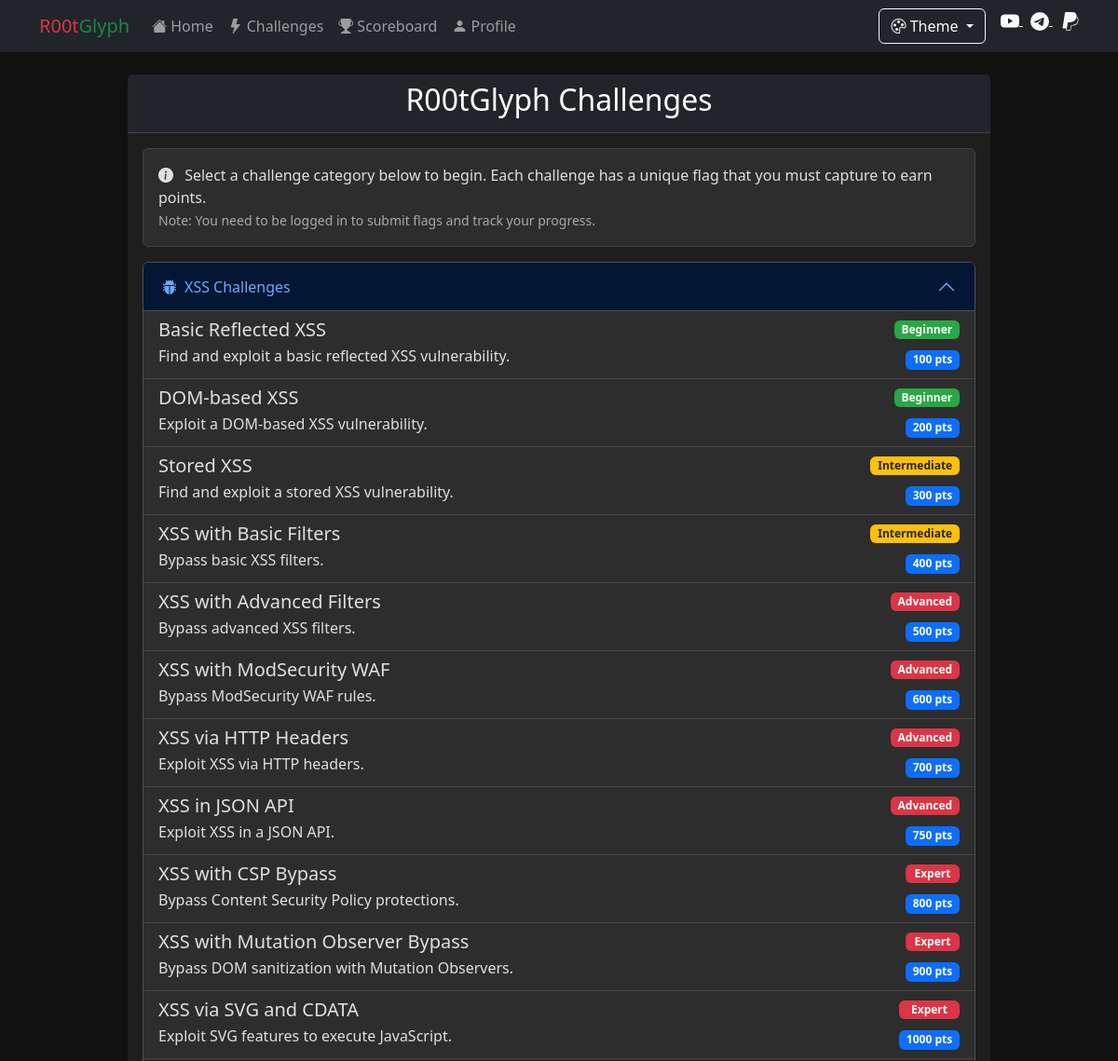
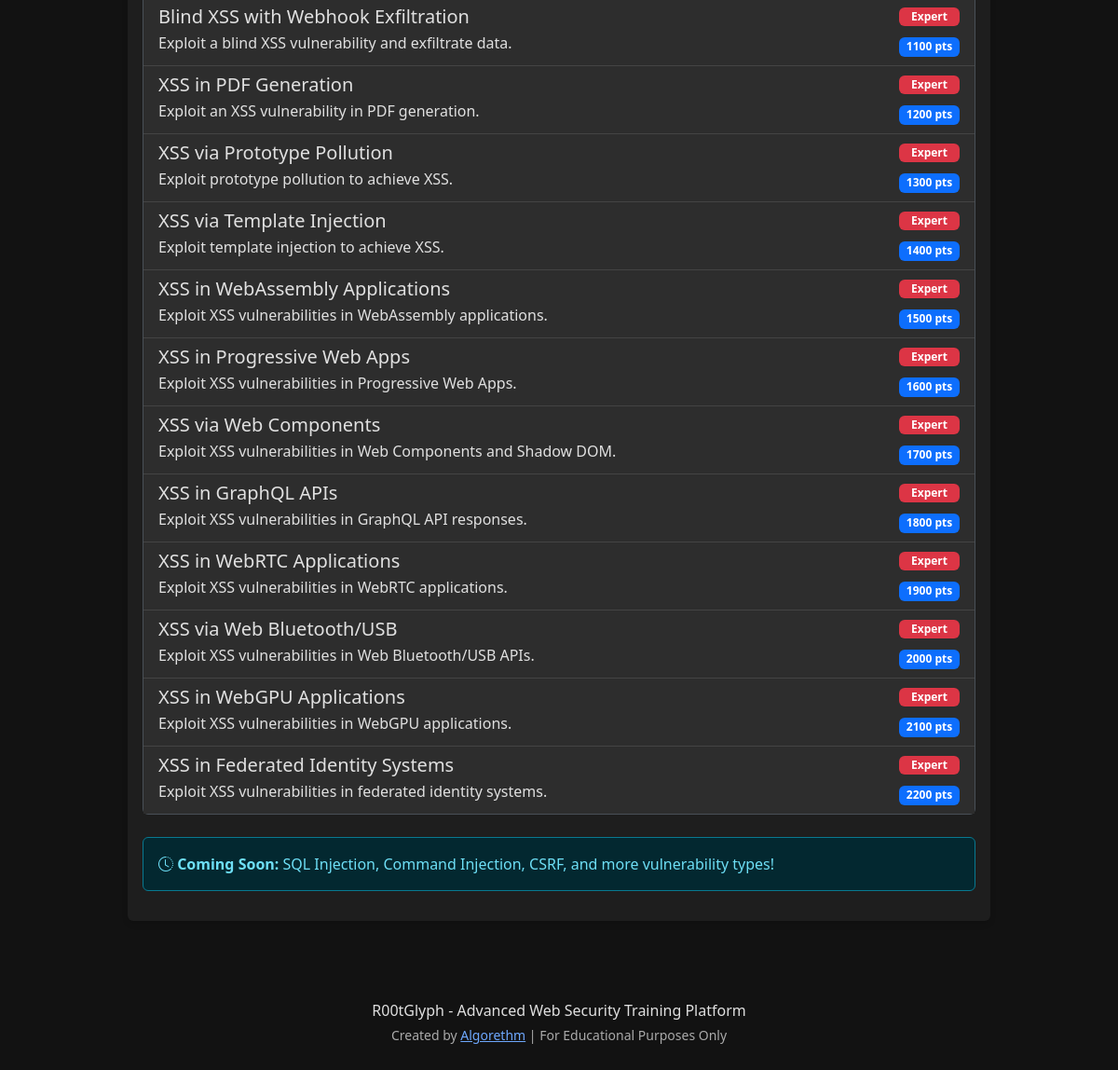
/challenges, run on the app's committed database (2 pictures, top to bottom).
### app.py (models this page shows)
class Challenge(db.Model):
    id = db.Column(db.Integer, primary_key=True)
    name = db.Column(db.String(100), nullable=False)
    category = db.Column(db.String(50), nullable=False)  # 'xss', 'sqli', etc.
    difficulty = db.Column(db.String(20), nullable=False)  # 'beginner', 'intermediate', 'advanced'
    description = db.Column(db.Text, nullable=False)
    points = db.Column(db.Integer, default=100)
    active = db.Column(db.Boolean, default=True)

### app.py (the view)
@app.route('/challenges')
def vulnerabilities():
    categories = db.session.query(Challenge.category).distinct().all()
    categories = [c[0] for c in categories]
    challenges_by_category = {}
    for category in categories:
        challenges_by_category[category] = Challenge.query.filter_by(category=category, active=True).all()
    return render_template('vulnerabilities.html', categories=categories, challenges=challenges_by_category)

### templates/vulnerabilities.html (shortened to what this page needs)
{% extends 'base.html' %}
{% block content %}
<div class="row">
    <div class="col-md-10 offset-md-1">
        <div class="card">
            <div class="card-header bg-dark text-white">
                <h2 class="text-center">R00tGlyph Challenges</h2>
            </div>
            <div class="card-body">
                <div class="alert alert-dark">
                    <i class="bi bi-info-circle-fill me-2"></i>
                    Select a challenge category below to begin. Each challenge has a unique flag that you must capture to earn points.
                    <br>
                    <small class="text-muted">Note: You need to be logged in to submit flags and track your progress.</small>
                </div>
                <div class="accordion" id="challengeAccordion">
                    {% for category in categories %}
                    <div class="accordion-item">
                        <h2 class="accordion-header" id="heading{{ category }}">
                            <button class="accordion-button {% if not loop.first %}collapsed{% endif %}" type="button" data-bs-toggle="collapse" data-bs-target="#collapse{{ category }}" aria-expanded="{% if loop.first %}true{% else %}false{% endif %}" aria-controls="collapse{{ category }}">
                                <i class="bi bi-bug-fill me-2"></i>
                                {{ category.upper() }} Challenges
                            </button>
                        </h2>
                        <div id="collapse{{ category }}" class="accordion-collapse collapse {% if loop.first %}show{% endif %}" aria-labelledby="heading{{ category }}" data-bs-parent="#challengeAccordion">
                            <div class="accordion-body p-0">
                                <div class="list-group list-group-flush">
                                    {% for challenge in challenges[category] %}
                                    <a href="{{ url_for('xss_level' + (loop.index | string)) if category == 'xss' and loop.index <= 9 else '#' }}" class="list-group-item list-group-item-action">
                                        <div class="d-flex w-100 justify-content-between align-items-center">
                                            <div>
                                                <h5 class="mb-1">{{ challenge.name }}</h5>
                                                <p class="mb-1">{{ challenge.description }}</p>
                                            </div>
                                            <div class="text-end">
                                                <span class="badge {% if challenge.difficulty == 'beginner' %}bg-success{% elif challenge.difficulty == 'intermediate' %}bg-warning{% else %}bg-danger{% endif %} mb-2 d-block">
                                                    {{ challenge.difficulty | title }}
                                                </span>
                                                <span class="badge bg-primary">{{ challenge.points }} pts</span>
                                            </div>
                                        </div>
                                    </a>
                                    {% endfor %}
                                </div>
                            </div>
                        </div>
                    </div>
                    {% endfor %}
                </div>
                <div class="alert alert-info mt-4">
                    <strong><i class="bi bi-clock-history"></i> Coming Soon:</strong> SQL Injection, Command Injection, CSRF, and more vulnerability types!
                </div>
            </div>
        </div>
    </div>
</div>
{% endblock %}

### static/css/style.css (style rules this page uses)
body { font-family: 'Segoe UI', Tahoma, Geneva, Verdana, sans-serif; }
.card { box-shadow: 0 4px 6px rgba(0, 0, 0, 0.1); margin-bottom: 20px; border: none; }
.card-header { font-weight: bold; }
.badge.bg-success { background-color: #28a745 !important; }
.badge.bg-warning { background-color: #ffc107 !important; color: #212529 !important; }
.badge.bg-danger { background-color: #dc3545 !important; }
[data-bs-theme="dark"] { --bs-body-bg: #121212; --bs-body-color: #e0e0e0; --bs-primary-rgb: 13, 110, 253; --bs-secondary-rgb: 108, 117, 125; --bs-success-rgb: 25, 135, 84; --bs-info-rgb: 13, 202, 240; --bs-warning-rgb: 255, 193, 7; --bs-danger-rgb: 220, 53, 69; --bs-light-rgb: 248, 249, 250; --bs-dark-rgb: 33, 37, 41; }
[data-bs-theme="dark"] .card { background-color: #1e1e1e; border-color: #333; }
[data-bs-theme="dark"] .alert-dark { background-color: #2d2d2d; border-color: #444; color: #e0e0e0; }
[data-bs-theme="dark"] .list-group-item { background-color: #2d2d2d; border-color: #444; color: #e0e0e0; }
[data-bs-theme="dark"] .text-muted { color: #aaaaaa !important; }

### data on the page
Challenge: name "Basic Reflected XSS", description "Find and exploit a basic reflected XSS vulnerability.", difficulty "Beginner", points "100"
Challenge: name "DOM-based XSS", description "Exploit a DOM-based XSS vulnerability.", difficulty "Beginner", points "200"
Challenge: name "Stored XSS", description "Find and exploit a stored XSS vulnerability.", difficulty "Intermediate", points "300"
Challenge: name "XSS with Basic Filters", description "Bypass basic XSS filters.", difficulty "Intermediate", points "400"
Challenge: name "XSS with Advanced Filters", description "Bypass advanced XSS filters.", difficulty "Advanced", points "500"
Challenge: name "XSS with ModSecurity WAF", description "Bypass ModSecurity WAF rules.", difficulty "Advanced", points "600"
Challenge: name "XSS via HTTP Headers", description "Exploit XSS via HTTP headers.", difficulty "Advanced", points "700"
Challenge: name "XSS in JSON API", description "Exploit XSS in a JSON API.", difficulty "Advanced", points "750"
Challenge: name "XSS with CSP Bypass", description "Bypass Content Security Policy protections.", difficulty "Expert", points "800"
Challenge: name "XSS with Mutation Observer Bypass", description "Bypass DOM sanitization with Mutation Observers.", difficulty "Expert", points "900"
Challenge: name "XSS via SVG and CDATA", description "Exploit SVG features to execute JavaScript.", difficulty "Expert", points "1000"
Challenge: name "Blind XSS with Webhook Exfiltration", description "Exploit a blind XSS vulnerability and exfiltrate data.", difficulty "Expert", points "1100"
Challenge: name "XSS in PDF Generation", description "Exploit an XSS vulnerability in PDF generation.", difficulty "Expert", points "1200"
Challenge: name "XSS via Prototype Pollution", description "Exploit prototype pollution to achieve XSS.", difficulty "Expert", points "1300"
Challenge: name "XSS via Template Injection", description "Exploit template injection to achieve XSS.", difficulty "Expert", points "1400"
Challenge: name "XSS in WebAssembly Applications", description "Exploit XSS vulnerabilities in WebAssembly applications.", difficulty "Expert", points "1500"
Challenge: name "XSS in Progressive Web Apps", description "Exploit XSS vulnerabilities in Progressive Web Apps.", difficulty "Expert", points "1600"
Challenge: name "XSS via Web Components", description "Exploit XSS vulnerabilities in Web Components and Shadow DOM.", difficulty "Expert", points "1700"
Challenge: name "XSS in GraphQL APIs", description "Exploit XSS vulnerabilities in GraphQL API responses.", difficulty "Expert", points "1800"
Challenge: name "XSS in WebRTC Applications", description "Exploit XSS vulnerabilities in WebRTC applications.", difficulty "Expert", points "1900"
Challenge: name "XSS via Web Bluetooth/USB", description "Exploit XSS vulnerabilities in Web Bluetooth/USB APIs.", difficulty "Expert", points "2000"
Challenge: name "XSS in WebGPU Applications", description "Exploit XSS vulnerabilities in WebGPU applications.", difficulty "Expert", points "2100"
Challenge: name "XSS in Federated Identity Systems", description "Exploit XSS vulnerabilities in federated identity systems.", difficulty "Expert", points "2200"

### other printed values
{{ category.upper() }} "XSS"
